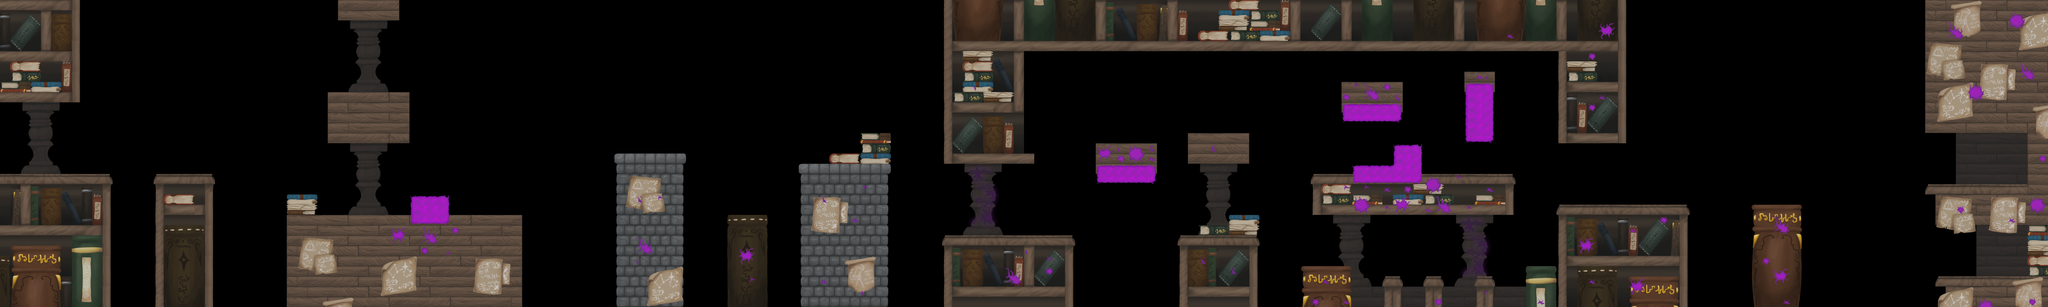

Rendered tile map (Tiled .tmx) drawn with the repository's tilesets; below, a short description and the map source with its tile grids summarised:
An orthogonal 200x30 tile map with 32x32 px tiles, 4 tile layers (plan1, plan0, deco, violet), 2 tilesets.

<map version="1.4" tiledversion="1.4.3" orientation="orthogonal" renderorder="right-down" width="200" height="30" tilewidth="32" tileheight="32" infinite="0" nextlayerid="6" nextobjectid="1">
 <editorsettings>
  <export target="s2.json" format="json" />
 </editorsettings>
 <tileset firstgid="1" name="tileset" tilewidth="32" tileheight="32" tilecount="940" columns="47">
  <image source="tileset.png" width="1504" height="640" />
 </tileset>
 <tileset firstgid="941" name="tileset" tilewidth="32" tileheight="32" tilecount="940" columns="47">
  <image source="tileset.png" width="1504" height="640" />
 </tileset>
 <layer id="3" name="plan1" width="200" height="30">
  <data>[6000 cells, 318 non-empty, 91 distinct tile ids]</data>
 </layer>
 <layer id="2" name="plan0" width="200" height="30">
  <data>[6000 cells, 2106 non-empty, 247 distinct tile ids]</data>
 </layer>
 <layer id="1" name="deco" width="200" height="30">
  <data>[6000 cells, 603 non-empty, 217 distinct tile ids]</data>
 </layer>
 <layer id="4" name="violet" width="200" height="30">
  <data>[6000 cells, 221 non-empty, 28 distinct tile ids]</data>
 </layer>
 <objectgroup id="5" name="Calque d'Objets 1" />
</map>
